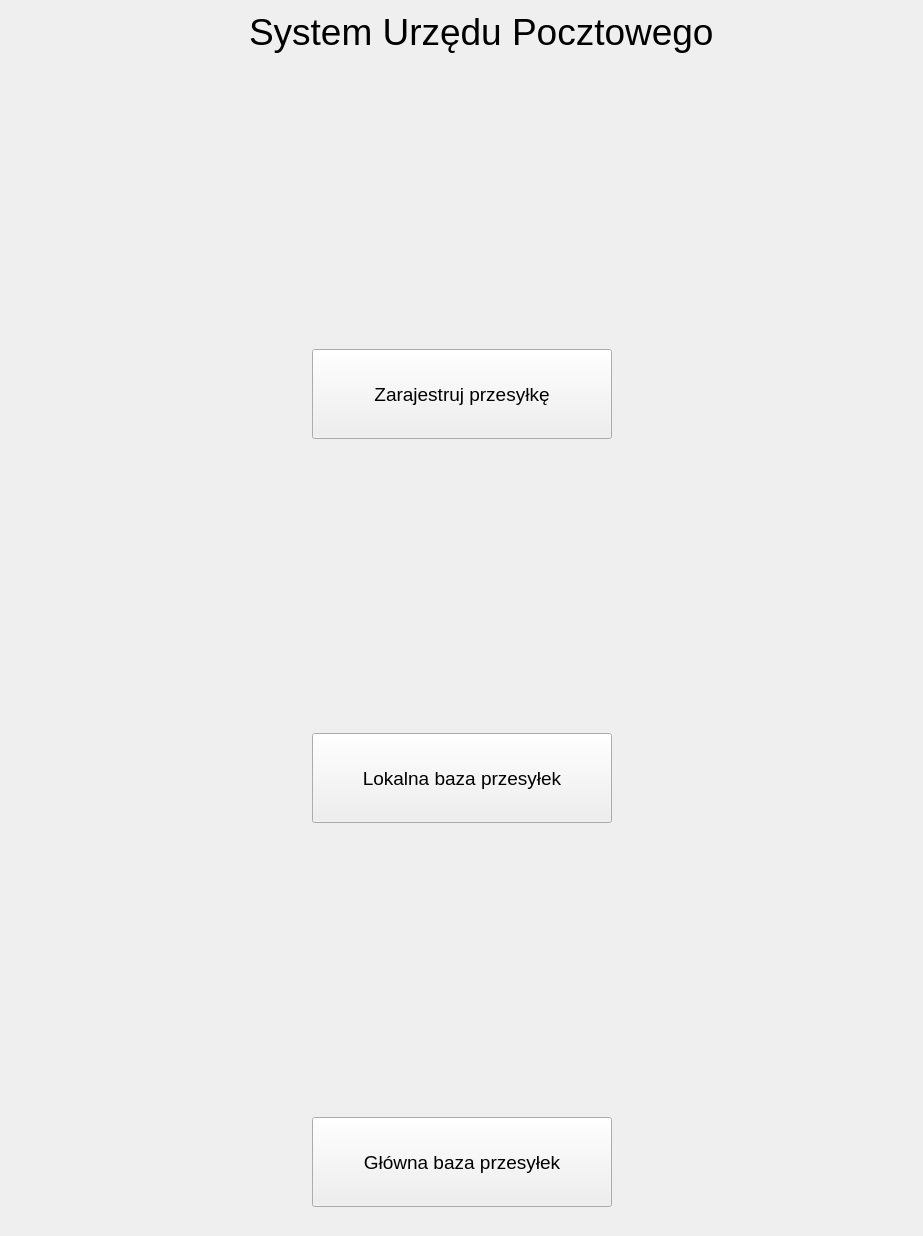
      <widget class="QWidget" name="page_0">
       <layout class="QGridLayout" name="gridLayout_2">
        <item row="0" column="0" colspan="2">
         <layout class="QHBoxLayout" name="horizontalLayout_36">
          <item>
           <spacer name="horizontalSpacer_40">
            <property name="orientation">
             <enum>Qt::Horizontal</enum>
            </property>
            <property name="sizeHint" stdset="0">
             <size>
              <width>238</width>
              <height>20</height>
             </size>
            </property>
           </spacer>
          </item>
          <item>
           <widget class="QLabel" name="label_13">
            <property name="font">
             <font>
              <pointsize>28</pointsize>
              <weight>50</weight>
              <bold>false</bold>
             </font>
            </property>
            <property name="text">
             <string>System Urzędu Pocztowego</string>
            </property>
           </widget>
          </item>
          <item>
           <spacer name="horizontalSpacer_49">
            <property name="orientation">
             <enum>Qt::Horizontal</enum>
            </property>
            <property name="sizeHint" stdset="0">
             <size>
              <width>198</width>
              <height>20</height>
             </size>
            </property>
           </spacer>
          </item>
         </layout>
        </item>
        <item row="1" column="0" colspan="2">
         <layout class="QHBoxLayout" name="horizontalLayout_15">
          <item>
           <spacer name="horizontalSpacer_2">
            <property name="orientation">
             <enum>Qt::Horizontal</enum>
            </property>
            <property name="sizeHint" stdset="0">
             <size>
              <width>40</width>
              <height>338</height>
             </size>
            </property>
           </spacer>
          </item>
          <item>
           <layout class="QVBoxLayout" name="verticalLayout">
            <item>
             <spacer name="horizontalSpacer_4">
              <property name="orientation">
               <enum>Qt::Vertical</enum>
              </property>
              <property name="sizeHint" stdset="0">
               <size>
                <width>38</width>
                <height>288</height>
               </size>
              </property>
             </spacer>
            </item>
            <item>
             <widget class="QPushButton" name="pushButtonRegisterParcel">
              <property name="sizePolicy">
               <sizepolicy hsizetype="Preferred" vsizetype="Preferred">
                <horstretch>20</horstretch>
                <verstretch>20</verstretch>
               </sizepolicy>
              </property>
              <property name="minimumSize">
               <size>
                <width>300</width>
                <height>90</height>
               </size>
              </property>
              <property name="maximumSize">
               <size>
                <width>285</width>
                <height>85</height>
               </size>
              </property>
              <property name="baseSize">
               <size>
                <width>270</width>
                <height>70</height>
               </size>
              </property>
              <property name="font">
               <font>
                <pointsize>14</pointsize>
               </font>
              </property>
              <property name="text">
               <string>Zarajestruj przesyłkę</string>
              </property>
             </widget>
            </item>
            <item>
             <spacer name="horizontalSpacer_3">
              <property name="orientation">
               <enum>Qt::Vertical</enum>
              </property>
              <property name="sizeHint" stdset="0">
               <size>
                <width>38</width>
                <height>288</height>
               </size>
              </property>
             </spacer>
            </item>
            <item>
             <widget class="QPushButton" name="pushButtonLocalDatabase">
              <property name="sizePolicy">
               <sizepolicy hsizetype="Preferred" vsizetype="Preferred">
                <horstretch>20</horstretch>
                <verstretch>20</verstretch>
               </sizepolicy>
              </property>
              <property name="minimumSize">
               <size>
                <width>300</width>
                <height>90</height>
               </size>
              </property>
              <property name="maximumSize">
               <size>
                <width>285</width>
                <height>85</height>
               </size>
              </property>
              <property name="baseSize">
               <size>
                <width>270</width>
                <height>70</height>
               </size>
              </property>
              <property name="font">
               <font>
                <pointsize>14</pointsize>
               </font>
              </property>
              <property name="text">
               <string>Lokalna baza przesyłek</string>
              </property>
             </widget>
            </item>
            <item>
             <spacer name="horizontalSpacer_50">
              <property name="orientation">
               <enum>Qt::Vertical</enum>
              </property>
              <property name="sizeHint" stdset="0">
               <size>
                <width>38</width>
                <height>288</height>
               </size>
              </property>
             </spacer>
            </item>
            <item>
             <widget class="QPushButton" name="pushButtonMainDatabase">
              <property name="sizePolicy">
               <sizepolicy hsizetype="Preferred" vsizetype="Preferred">
                <horstretch>20</horstretch>
                <verstretch>20</verstretch>
               </sizepolicy>
              </property>
              <property name="minimumSize">
               <size>
                <width>300</width>
                <height>90</height>
               </size>
              </property>
              <property name="maximumSize">
               <size>
                <width>285</width>
                <height>85</height>
               </size>
              </property>
              <property name="baseSize">
               <size>
                <width>270</width>
                <height>70</height>
               </size>
              </property>
              <property name="font">
               <font>
                <pointsize>14</pointsize>
               </font>
              </property>
              <property name="text">
               <string>Główna baza przesyłek</string>
              </property>
             </widget>
            </item>
           </layout>
          </item>
          <item>
           <spacer name="horizontalSpacer_51">
            <property name="orientation">
             <enum>Qt::Horizontal</enum>
            </property>
            <property name="sizeHint" stdset="0">
             <size>
              <width>40</width>
              <height>298</height>
             </size>
            </property>
           </spacer>
          </item>
         </layout>
        </item>
        <item row="2" column="0" rowspan="2" colspan="2">
         <layout class="QHBoxLayout" name="horizontalLayout_2">
          <item>
           <spacer name="horizontalSpacer">
            <property name="orientation">
             <enum>Qt::Horizontal</enum>
            </property>
            <property name="sizeHint" stdset="0">
             <size>
              <width>571</width>
              <height>20</height>
             </size>
            </property>
           </spacer>
          </item>
         </layout>
        </item>
       </layout>
      </widget>
